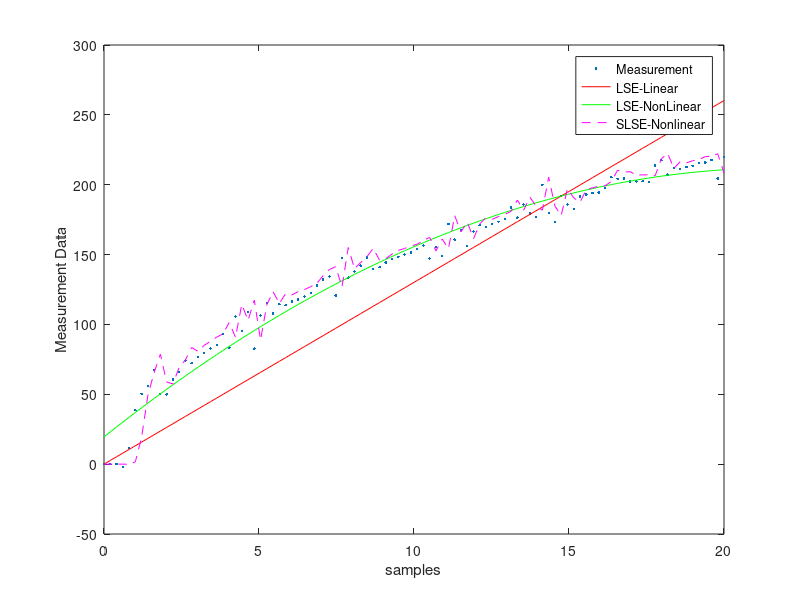

The MATLAB script that drew this image:
% % Tutorial on Least Square Technique
% Use of LSE for state estimation from sensor information
%% Sensor data for estimation 
% Create a model of the sensor as function of states. 
trueParams = [50, -0.7]; 
% create some noisy data using a square root function with 2 parameters and nasty noise
x = linspace(0, 20, 100); 
modelFun = @(param, x) param(1)*sqrt(max(0, x + param(2)));
noise = 10*sin(x).^2 .* randn(size(x));


y = modelFun(trueParams, x) + noise; % Measurement model from Sensor
y = y';
% -- Visualize
figure;
plot(x,y,'.'); hold on;
xlabel('samples')
ylabel('Measurement Data')


%% Least Square fitting for a given data set - Estimation of a constant (Batch Estimation)
%--- Problem Statement
% Given measurements 'y', find the best estimate of a constant 'x' using LSE approach.
% Assume 'p' samples of measurement data is avilaible at once. The following relationship holds 
%  y = G(x) x + eta; %eta =  noise, G(x) can be a linear/nonlinear mapping function of x for 'p' samples of data
%--------------- CASE A: Linear G(x)
% y = a_1 x ;
G_1 = [x'];
x_1hat = inv(G_1'*G_1)*(G_1'*y); % estimated constant state
Y_1est = G_1*x_1hat; % estimated output
plot(x,Y_1est,'r-'); legend('Measurement','LSE-Linear')
%-- Statistical analysis
mu_LSE_A = mean(Y_1est-y); % Mean of error
var_LSE_A = var(Y_1est-y); % variance of error
%--------- CASE B: Nonlinear G(x)
%y = a_0 + a_1 x + a_2x^2  ; x = [x1 x2 x3] = [ 0 x x^2]; 
G_2 = [ones(length(x),1),x',(x.^2)'];
x_2hat = inv(G_2'*G_2)*(G_2'*y); % estimated constant state
Y_2est = G_2*x_2hat; % estimated output
plot(x,Y_2est,'g-');legend('Measurement','LSE-Linear','LSE-NonLinear')
%-- Statistical analysis
mu_LSE_B = mean(Y_2est-y); % Mean of error
var_LSE_B = var(Y_2est-y); % variance of error
%% Least Square fitting for a given data set - Estimation of a constant (Sequential Estimation)
%-- Initilization
x_hat_SLE(:,1) = [0; 0; 0]; % initial estimate for [x1 x2 x3]
P_SLE{1} = 0.1*eye(3); % initial error covariance
p = length(y); % total number of samples aviliable
R(1) = var(noise);
G_SLE(1,:) = [1,x(1)',(x(1).^2)]; % Initial mapping functions 
y_hat_SLE(1) = 0;
for i = 2: p
    %-- Step 1: 
    R(i) = var(noise); % the noise variance/covariance
    % Fitting for the following nonlinear mapping
    % y = a_0 + a_1 x + a_2x^2  ; x = [x1 x2 x3] = [ 0 x x^2]; 
    G_SLE(i,:) = [1,x(i)',(x(i).^2)]; % the mapping at ith iteration
    K_SLE(:,i) = P_SLE{i-1}*G_SLE(i,:)'*inv(G_SLE(i,:)*P_SLE{i-1}*G_SLE(i,:)' + R(i)); % Gain computed
    P_SLE{i} = (1-K_SLE(:,i)*G_SLE(i,:))*P_SLE{i-1}; % Covariance update
    x_hat_SLE(:,i) = x_hat_SLE(:,i-1) + K_SLE(:,i)*(y(i)-G_SLE(i,:)*x_hat_SLE(:,i-1));  % estimated states
    y_hat_SLE(i,:) = G_SLE(i,:)*x_hat_SLE(:,i-1); % estimated output
end
plot(x,y_hat_SLE,'m--');legend('Measurement','LSE-Linear','LSE-NonLinear','SLSE-Nonlinear')
%-- Statistical analysis
mu_SLSE = mean(y_hat_SLE-y); % Mean of error
var_SLSE = var(y_hat_SLE-y); % variance of error

